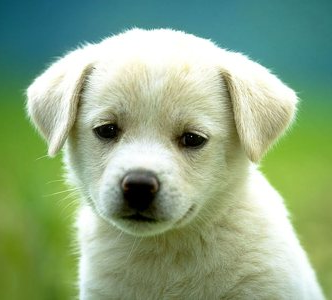
#> input picture midterm/midterm/flip.png, 332 x 300 px
$ jupyter execute --allow-errors Task4.ipynb
#> lines starting #> are read from the running program, lines starting #| are printed output that depends on the picture; after the words box and inside, x2 and y2 are one past the last pixel; in counts of white or black regions, pixels touching at a corner belong together
[cell 1]
#Apply the Canny and Sobel edge selection filters to the image.
#Try different options.
#Output the result of the selection of edges on the original color image in red.
import cv2
import numpy as np
import matplotlib.pyplot as plt
from scipy import ndimage as ndi
import matplotlib.image as img

from skimage import feature

# Generate noisy image of a square

image = cv2.imread('flip.png',0)
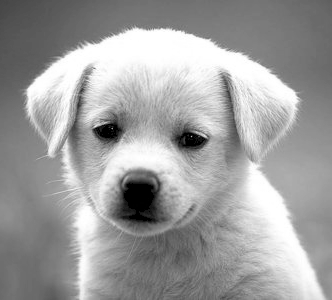
#> image: shape (300, 332); min 0, max 255, mean 158.6
th2 = cv2.adaptiveThreshold(image,255,cv2.ADAPTIVE_THRESH_MEAN_C,\
            cv2.THRESH_BINARY,7,0)
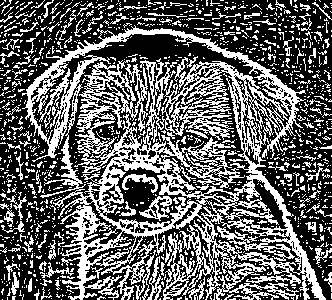
#> th2: shape (300, 332); 38.6% white in thin lines or dots
# Compute the Canny filter for two values of sigma
edges1 = feature.canny(image)
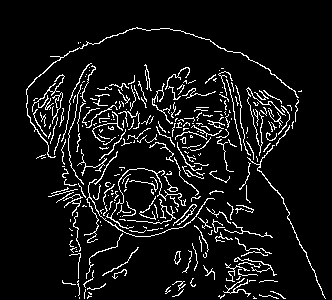
#> edges1: shape (300, 332) bool; 7.8% white in thin lines or dots, all inside (x1, y1, x2, y2) = (26, 27, 326, 299)
edges2 = feature.canny(image, sigma=2)
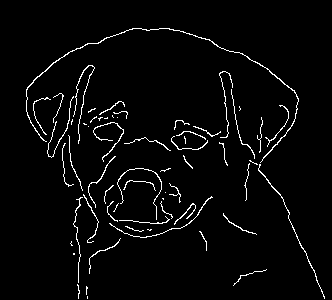
#> edges2: shape (300, 332) bool; 3.2% white in thin lines or dots, all inside (x1, y1, x2, y2) = (26, 28, 325, 299)

# display results
fig, (ax1, ax2, ax3) = plt.subplots(nrows=1, ncols=3, figsize=(8, 3),
                                    sharex=True, sharey=True)

ax1.imshow(image, cmap=plt.cm.gray)
ax1.axis('off')
ax1.set_title('noisy image', fontsize=20)

ax2.imshow(edges1, cmap=plt.cm.gray)
ax2.axis('off')
ax2.set_title('Canny filter, $\sigma=1$', fontsize=20)

ax3.imshow(edges2, cmap=plt.cm.gray)
ax3.axis('off')
ax3.set_title('Canny filter, $\sigma=2$', fontsize=20)

fig.tight_layout()

plt.show()

$ run again, with midterm/midterm/image.png copied over midterm/midterm/flip.png
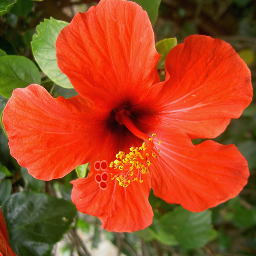
#> input picture midterm/midterm/image.png, 256 x 256 px
#> `th2 = cv2.adaptiveThreshold(image,255,cv2.ADAPTIVE_THRESH_MEAN_C,\ cv2..`:
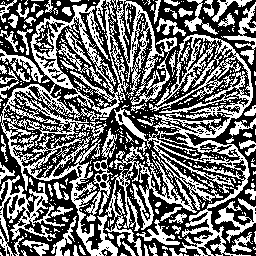
#> th2: shape (256, 256); 43.9% white in thin lines or dots
#> edges1: shape (256, 256) bool; 12.7% white in thin lines or dots
#> `edges2 = feature.canny(image, sigma=2)`:
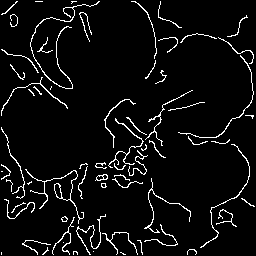
#> edges2: shape (256, 256) bool; 5.5% white in thin lines or dots
